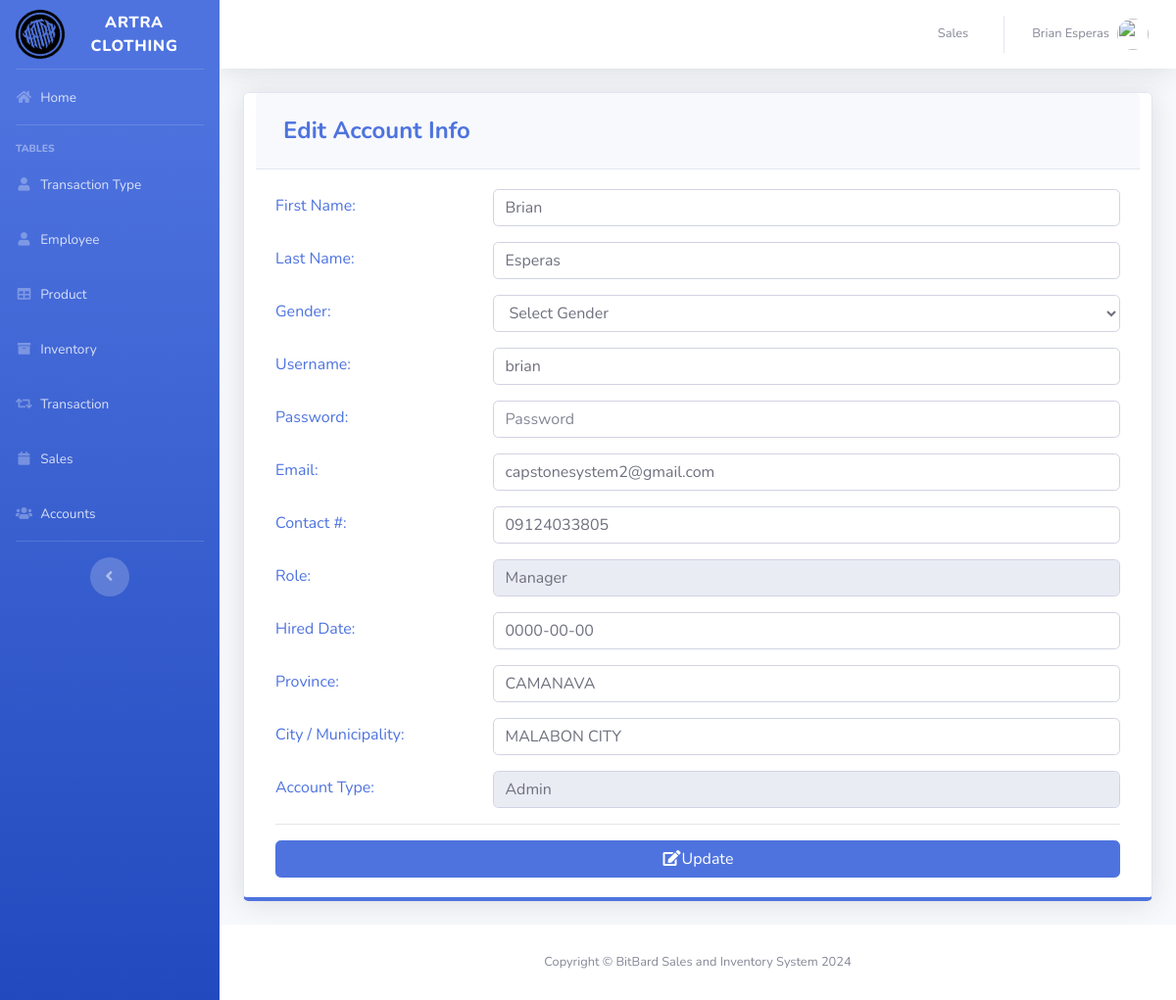
Page /pages/settings.php (signed in) on the committed database.
### tables this page shows
CREATE TABLE `users` (
  `ID` int(11) NOT NULL,
  `EMPLOYEE_ID` int(11) DEFAULT NULL,
  `USERNAME` varchar(50) DEFAULT NULL,
  `PASSWORD` varchar(50) DEFAULT NULL,
  `code` int(6) NOT NULL,
  `Status` varchar(255) NOT NULL,
  `TYPE_ID` int(11) DEFAULT NULL
);

CREATE TABLE `employee` (
  `EMPLOYEE_ID` int(11) NOT NULL,
  `FIRST_NAME` varchar(50) DEFAULT NULL,
  `LAST_NAME` varchar(50) DEFAULT NULL,
  `GENDER` varchar(50) DEFAULT NULL,
  `EMAIL` varchar(100) DEFAULT NULL,
  `PHONE_NUMBER` varchar(11) DEFAULT NULL,
  `JOB_ID` int(11) DEFAULT NULL,
  `HIRED_DATE` varchar(50) NOT NULL,
  `LOCATION_ID` int(11) DEFAULT NULL
);

CREATE TABLE `job` (
  `JOB_ID` int(11) NOT NULL,
  `JOB_TITLE` varchar(50) DEFAULT NULL
);

CREATE TABLE `location` (
  `LOCATION_ID` int(11) NOT NULL,
  `PROVINCE` varchar(100) DEFAULT NULL,
  `CITY` varchar(100) DEFAULT NULL
);

CREATE TABLE `type` (
  `TYPE_ID` int(11) NOT NULL,
  `TYPE` varchar(50) DEFAULT NULL
);

### pages/settings.php (the view, shortened to what this page needs)
<?php
include'../includes/connection.php';
include'../includes/sidebar.php';
?>
<?php
        $query = "SELECT ID, e.FIRST_NAME, e.LAST_NAME, e.GENDER, USERNAME, PASSWORD, e.EMAIL, PHONE_NUMBER, j.JOB_TITLE, e.HIRED_DATE, t.TYPE, l.PROVINCE, l.CITY
                      FROM users u
                      join employee e on u.EMPLOYEE_ID = e.EMPLOYEE_ID
                      join job j on e.JOB_ID=j.JOB_ID
                      join location l on e.LOCATION_ID=l.LOCATION_ID
                      join type t on u.TYPE_ID=t.TYPE_ID
                      WHERE ID =".$_SESSION['MEMBER_ID'];
        $result = mysqli_query($db, $query) or die(mysqli_error($db));
          while($row = mysqli_fetch_array($result))
          {
                $a= $row['FIRST_NAME'];
                $b=$row['LAST_NAME'];
                $d=$row['USERNAME'];
                $f=$row['EMAIL'];
                $g=$row['PHONE_NUMBER'];
                $h=$row['JOB_TITLE'];
                $i=$row['HIRED_DATE'];
                $j=$row['PROVINCE'];
                $k=$row['CITY'];
                $l=$row['TYPE'];
          }
      ?>
        <div class="card shadow mb-4 col-xs-12 col-md-12 border-bottom-primary">
            <div class="card-header py-3">
              <h4 class="m-2 font-weight-bold text-primary">Edit Account Info</h4>
            </div>
            <div class="card-body">
            <form role="form" method="post" action="settings_edit.php">
              <div class="form-group row text-left text-primary">
                <div class="col-sm-3" style="padding-top: 5px;">
                 First Name:
                </div>
                <div class="col-sm-9">
                  <input class="form-control" placeholder="First Name" name="firstname" value="<?php echo $a; ?>" required>
                </div>
              </div>
              <div class="form-group row text-left text-primary">
                <div class="col-sm-3" style="padding-top: 5px;">
                 Last Name:
                </div>
                <div class="col-sm-9">
                  <input class="form-control" placeholder="Last Name" name="lastname" value="<?php echo $b; ?>" required>
                </div>
              </div>
              <div class="form-group row text-left text-primary">
                <div class="col-sm-3" style="padding-top: 5px;">
                 Gender:
                </div>
                <div class="col-sm-9">
                  <select class='form-control' name='gender' required>
                    <option value="" disabled selected hidden>Select Gender</option>
                  </select>
                </div>
              </div>
              <div class="form-group row text-left text-primary">
                <div class="col-sm-3" style="padding-top: 5px;">
                 Username:
                </div>
                <div class="col-sm-9">
                  <input class="form-control" placeholder="Username" name="username" value="<?php echo $d; ?>" required>
                </div>
              </div>
              <div class="form-group row text-left text-primary">
                <div class="col-sm-3" style="padding-top: 5px;">
                 Password:
                </div>
                <div class="col-sm-9">
                  <input type="password" class="form-control" placeholder="Password" name="password" value="" required>
                </div>
              </div>
              <div class="form-group row text-left text-primary">
                <div class="col-sm-3" style="padding-top: 5px;">
                 Email:
                </div>
                <div class="col-sm-9">
                  <input class="form-control" placeholder="Email" name="email" value="<?php echo $f; ?>" required>
                </div>
              </div>
              <div class="form-group row text-left text-primary">
                <div class="col-sm-3" style="padding-top: 5px;">
                 Contact #:
                </div>
                <div class="col-sm-9">
                   <input class="form-control" placeholder="Contact #" name="phone" value="<?php echo $g; ?>" required>
                </div>
              </div>
              <div class="form-group row text-left text-primary">
                <div class="col-sm-3" style="padding-top: 5px;">
                 Role:
                </div>
                <div class="col-sm-9">
                  <input class="form-control" placeholder="Role" name="role" value="<?php echo $h; ?>" readonly>
                </div>
              </div>
              <div class="form-group row text-left text-primary">
                <div class="col-sm-3" style="padding-top: 5px;">
                 Hired Date:
                </div>
                <div class="col-sm-9">
                  <input class="form-control" placeholder="Hired Date" name="hireddate" value="<?php echo $i; ?>" required>
                </div>
              </div>
              <div class="form-group row text-left text-primary">
                <div class="col-sm-3" style="padding-top: 5px;">
                 Province:
                </div>
                <div class="col-sm-9">
                  <input class="form-control" placeholder="Province" name="province" value="<?php echo $j; ?>" required>
                </div>
              </div>
              <div class="form-group row text-left text-primary">
                <div class="col-sm-3" style="padding-top: 5px;">
                 City / Municipality:
                </div>
                <div class="col-sm-9">
                  <input class="form-control" placeholder="City / Municipality" name="city" value="<?php echo $k; ?>" required>
                </div>
              </div>
              <div class="form-group row text-left text-primary">
                <div class="col-sm-3" style="padding-top: 5px;">
                  Account Type:
                </div>
                <div class="col-sm-9">
                  <input class="form-control" placeholder="Account Type" name="type" value="<?php echo $l; ?>" readonly>
                </div>
              </div>
              <hr>
                <button type="submit" class="btn btn-primary btn-block"><i class="fa fa-edit fa-fw"></i>Update</button>
              </form>
            </div>
          </div>
<?php
include'../includes/footer.php';
?>

### includes/sidebar.php (shortened to what this page needs)
<!DOCTYPE html>
<html lang="en">
<head>
  <link href="../vendor/fontawesome-free/css/all.min.css" rel="stylesheet" type="text/css">
  <link href="../css/sb-admin-2.min.css" rel="stylesheet">
  <link href="../vendor/datatables/dataTables.bootstrap4.min.css" rel="stylesheet">
</head>
<body id="page-top">
  <div id="wrapper">
    <ul class="navbar-nav bg-gradient-primary sidebar sidebar-dark accordion" id="accordionSidebar">
      <a class="sidebar-brand d-flex align-items-center justify-content-center" href="#">
        <div class="sidebar-brand-icon rotate-n-15">
          <i class="fas"><img src="image/artrabg.png" height="50"></i>
        </div>
        <div class="sidebar-brand-text mx-3">Artra Clothing</div>
      </a>
      <hr class="sidebar-divider my-0">
      <li class="nav-item">
        <a class="nav-link" href="index.php">
          <i class="fas fa-fw fa-home"></i>
          <span>Home</span></a>
      </li>
      <hr class="sidebar-divider">
      <div class="sidebar-heading">
        Tables
      </div>
      <li class="nav-item">
        <a class="nav-link" href="customer.php">
          <i class="fas fa-fw fa-user"></i>
          <span>Transaction Type</span></a>
      </li>
      <li class="nav-item">
        <a class="nav-link" href="Employee.php">
          <i class="fas fa-fw fa-user"></i>
          <span>Employee</span></a>
      </li>
      <li class="nav-item">
        <a class="nav-link" href="product.php">
          <i class="fas fa-fw fa-table"></i>
          <span>Product</span></a>
      </li>
      <li class="nav-item">
        <a class="nav-link" href="inventory.php">
          <i class="fas fa-fw fa-archive"></i>
          <span>Inventory</span></a>
      </li>
      <li class="nav-item">
        <a class="nav-link" href="transaction.php">
          <i class="fas fa-fw fa-retweet"></i>
          <span>Transaction</span></a>
      </li>
      <li class="nav-item">
        <a class="nav-link" href="Sales.php?action=">
          <i class="fa fa-calendar fa-fw"></i>
          <span>Sales</span></a>
      </li>
      <li class="nav-item">
        <a class="nav-link" href="user.php">
          <i class="fas fa-fw fa-users"></i>
          <span>Accounts</span></a>
      </li>
      <hr class="sidebar-divider d-none d-md-block">
      <div class="text-center d-none d-md-inline">
        <button class="rounded-circle border-0" id="sidebarToggle"></button>
      </div>
    </ul>
    <?php include_once 'topbar.php'; ?>

### includes/topbar.php (shortened to what this page needs)
<div id="content-wrapper" class="d-flex flex-column">
  <div id="content">
    <nav class="navbar navbar-expand navbar-light bg-white topbar mb-4 static-top shadow">
      <ul class="navbar-nav ml-auto">
        <li class="nav-item dropdown no-arrow">
          <a class="nav-link" href="pos.php" role="button">
            <span class="mr-2 d-none d-lg-inline text-gray-600 small">Sales</span>
          </a>
        </li>
        <li class="nav-item dropdown no-arrow">
          <a class="nav-link dropdown-toggle" href="#" id="userDropdown" role="button" data-toggle="dropdown" aria-haspopup="true" aria-expanded="false">
            <span class="mr-2 d-none d-lg-inline text-gray-600 small">Brian Esperas</span>
            <img class="img-profile rounded-circle"
            <?php
              if($_SESSION['GENDER']=='Male'){
                echo 'src="https://encrypted-tbn0.gstatic.com/images?q=tbn:ANd9GcTS0rikanm-OEchWDtCAWQ_s1hQq1nOlQUeJr242AdtgqcdEgm0Dg"';
              }else{
                echo 'src="https://encrypted-tbn0.gstatic.com/images?q=tbn:ANd9GcSNngF0RFPjyGl4ybo78-XYxxeap88Nvsyj1_txm6L4eheH8ZBu"';
              }
            ?>>
          </a>
        </li>
      </ul>
    </nav>
    <div class="container-fluid">

### includes/footer.php (shortened to what this page needs)
        </div>
      </div>
      <footer class="sticky-footer bg-white">
        <div class="container my-auto">
          <div class="copyright text-center my-auto">
              <span>Copyright © BitBard Sales and Inventory System 2024</span>
          </div>
        </div>
      </footer>
    </div>
  </div>
</body>
</html>

### rows in the picture
users: firstname "Brian", lastname "Esperas", username "brian", email "capstonesystem2@gmail.com", phone "09124033805", role "Manager", hireddate "0000-00-00", province "CAMANAVA", city "MALABON CITY", type "Admin"
